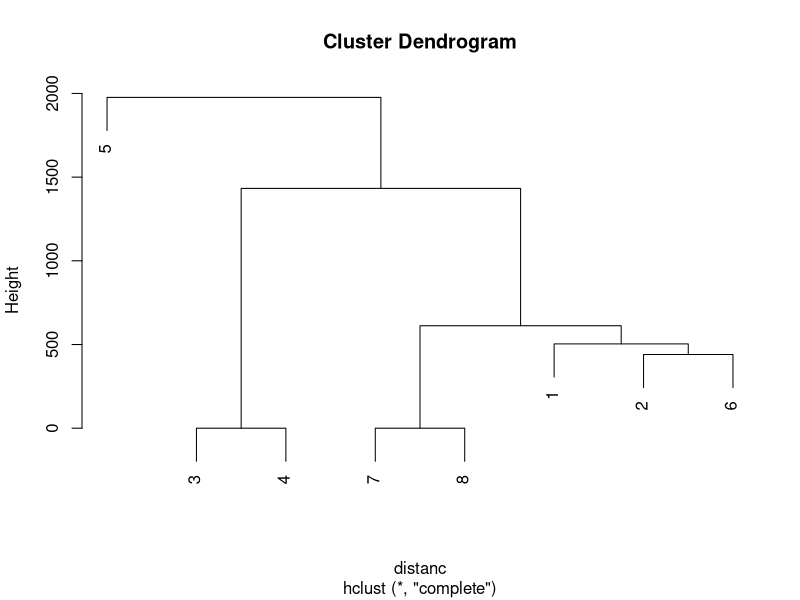

Reproduce this figure in R.
# Simulación ar

gen_ar <- function(observaciones, varianza, ...) {
	thetas <- unlist(list(...))
	n <- length(thetas)
	z<-rep(0, times=n)
	e<-rnorm(observaciones-n,0,varianza)
	for (i in 1:(observaciones-n)) {
		# print(length(z[i:(n+i-1)]))
		z<- c(z,sum(z[i:(n+i-1)]*thetas)+e[i])
		# print(z[n+i])
		# print(e[i])
	}
	return(z)
} 

# Similar am
gen_ma <- function(observaciones, varianza,...){
	phis <- unlist(list(...))
	n <- length(phis)
	e <- c(rep(0,times=n),rnorm(observaciones,0,varianza))
	z<-c()
	for (i in 1:observaciones) {
		z <- c(z,sum(e[i:(n+i-1)]*phis)+e[n+i])
	}
	return(z)
} 

# Proceso raro 
gen_proceso_1 <- function(observaciones, varianza,theta1, theta2, theta12){
	z<-rep(0, times=2)
	e<-rnorm(observaciones-2,0,varianza)
	for (i in 1:(observaciones-2)) {
		z_aux<-theta1*z[i+1]+theta2*z[i]+theta12*z[i]*z[i+1]+e[i]
		z<-c(z,z_aux)
	}
	# print(e)
	return(z)
}


funcion_autocovarianza <- function(serie) {
	n <- length(serie)
	media_serie <- mean(serie)
	# print(media_serie)
	r<-c()
	for (i in 0:(n-1)) {
		serie_izq <- serie[1:(n-i)]-media_serie
		serie_der <- serie[(1+i):n]-media_serie
		# print(length(serie_izq))
		# print(length(serie_der))
		r_aux <- sum(serie_izq*serie_der)/n
		r<- c(r, r_aux)
	}
	return(r)
}

funcion_autocorrelacion <- function(serie) {
	n <- length(serie)
	media_serie <- mean(serie)
	# print(media_serie)
	r<-c()
	for (i in 0:(n-1)) {
		serie_izq <- serie[1:(n-i)]-media_serie
		serie_der <- serie[(1+i):n]-media_serie
		# print(length(serie_izq))
		# print(length(serie_der))
		r_aux <- sum(serie_izq*serie_der)/n
		r<- c(r, r_aux)
	}
	r_aux<-r[1]
	return(r/r_aux)
}

funcion_autocorrelacion_doble <- function(serie) {
	n <- length(serie)
	media_serie <- mean(serie)
	# print(media_serie)
	r<-c()
	for (i in 0:(n-1)) {
		serie_izq <- serie[1:(n-i)]-media_serie
		serie_der <- serie[(1+i):n]-media_serie
		# print(length(serie_izq))
		# print(length(serie_der))
		r_aux <- sum(serie_izq*serie_der)/n
		r<- c(r, r_aux)
	}
	r_aux<-r[1]
	r<- c(r[n:2],r)
	return(r/r_aux)
}





funcion_d<- function(serie) {
	n <- length(serie)
	d <- c()
	for (i in 0:(n-1)) {
	frecuencia <- 2*i*pi/n
	exponentes <- exp((1:n)*complex(real=0,imaginary=-i*frecuencia))
	d<- c(d, sum(serie*exponentes))
	}
	return(d)
}
periodograma<- function(serie) {
	n <- length(serie)
	d <- c()
	for (i in 0:(n-1)) {
	frecuencia <- 2*i*pi/n
	exponentes <- exp((1:n)*complex(real=0,imaginary=-i*frecuencia))
	d<- c(d, sum(serie*exponentes))
	}
	d<-(abs(d)^2)/(2*pi*n)
	d<-
	return(d)
}

periodograma_priestley<- function(serie) {
	n <- length(serie)
	d <- c()
	for (i in 0:(n-1)) {
	frecuencia <- 2*i*pi/n
	exponentes <- exp((1:n)*complex(real=0,imaginary=-i*frecuencia))
	d<- c(d, sum(serie*exponentes))
	}
	d<-d/(2*pi)
	return(d)
}

funcion_densidad_espectral_periodograma_priestley<- function(serie) {
	n <- length(serie)
	# fun_autocor<- funcion_autocorrelacion(serie)
	fun_autocor<- funcion_autocorrelacion_doble(serie)
	factor_aux <-2*pi
	d <- c()
	for (i in 0:(n-1)) {
	frecuencia <- 2*i*pi/n
	exponentes <- exp(complex(real=0,imaginary=i*frecuencia*((1-n):(n-1))))
	d<- c(d, sum(fun_autocor*exponentes))
	}
	# factor <-2*pi*d[1]
	d<-d/factor_aux
	return(d)
}


kl_divergence<-function(serie1, serie2) {
	kl_div <- 0
	n <- length(serie1)
	for (i in 1:n) {
		if(serie2[i]==0 && serie1[i]==0) next
		aux <- serie1[i]*log(serie1[i]/serie2[i]) 
		kl_div<- kl_div+aux
	}
	return(kl_div)
}

j_divergence<-function(serie1, serie2) {
	j_div <- 0
	n <- length(serie1)
	for (i in 1:n) {
		if(serie2[i]==0 || serie1[i]==0) next
		aux <- (serie1[i]-serie2[i])*log(serie1[i]/serie2[i]) 
		j_div<- j_div+aux
	}
	return(j_div)
}

proceso_11<-gen_proceso_1(1002, 1, .9, .9, .05)
# plot(proceso_11[5:1000], type="l")
# print(proceso_11)


ma1<-gen_ma(1000,1,.5,.5,.5,.5)
ma2<-gen_ma(1000,1,.2,.5,.1,.2)
ma3<-gen_ma(1000,1,.5,.1,.5,.1)
ma4<-gen_ma(1000,1,.2,.5,.2)


ar1 <- gen_ar(1000,1,.1, .5, -.1)
ar2 <- gen_ar(1000,1,.5, -.1)
ar3 <- gen_ar(1000,1,.5, .5, -.1,-.2)
ar4 <- gen_ar(1000,1,.5, .5, .5, .5)



fac_ar1<- funcion_autocorrelacion(ar1)
fac_ma1<- funcion_autocorrelacion(ma1)
fac_ar2<- funcion_autocorrelacion(ar2)
fac_ma2<- funcion_autocorrelacion(ma2)
fac_ar3<- funcion_autocorrelacion(ar3)
fac_ma3<- funcion_autocorrelacion(ma3)
fac_ar4<- funcion_autocorrelacion(ar4)
fac_ma4<- funcion_autocorrelacion(ma4)



periodograma_ar1 <- periodograma(fac_ar1)
periodograma_ma1 <- periodograma(fac_ma1)
periodograma_ar2 <- periodograma(fac_ar2)
periodograma_ma2 <- periodograma(fac_ma2)
periodograma_ar3 <- periodograma(fac_ar3)
periodograma_ma3 <- periodograma(fac_ma3)
periodograma_ar4 <- periodograma(fac_ar3)
periodograma_ma4 <- periodograma(fac_ma3)

periodograma_ar1 <- periodograma(ar1)
periodograma_ma1 <- periodograma(ma1)
periodograma_ar2 <- periodograma(ar2)
periodograma_ma2 <- periodograma(ma2)
periodograma_ar3 <- periodograma(ar3)
periodograma_ma3 <- periodograma(ma3)
periodograma_ar4 <- periodograma(ar3)
periodograma_ma4 <- periodograma(ma3)

periodogramas <- list (periodograma_ar1,periodograma_ar2, periodograma_ar3, periodograma_ar4, periodograma_ma1,periodograma_ma2, periodograma_ma3, periodograma_ma4)

# j_divergence(periodograma_ar1, periodograma_ma1)
# j_divergence(periodograma_ar2, periodograma_ma2)
# j_divergence(periodograma_ar3, periodograma_ma3)

# j_divergence(periodograma_ar1, periodograma_ar2)
# j_divergence(periodograma_ar1, periodograma_ar3)
# j_divergence(periodograma_ar2, periodograma_ar3)

# j_divergence(periodograma_ma1, periodograma_ma2)
# j_divergence(periodograma_ma1, periodograma_ma3)
# j_divergence(periodograma_ma2, periodograma_ma3)


str(periodogramas)
distancias<-function(periodogramas) {
	# str(periodogramas)
	n<- length(periodogramas)
	# str(unlist(periodogramas[1]))
	distancias<- matrix(data=0.0, nrow = n, ncol = n)
	for (i in 1:(n-1)) {
		for (j in (i+1):n) {
			# distancias[i,j] <- j_divergence(periodogramas[i], periodogramas[j])
			distancias[i,j]<-j_divergence(unlist(periodogramas[i]), unlist(periodogramas[j]))
		}
	}
	return(t(distancias))
}

distanc <- as.dist(distancias(periodogramas))
print(distanc)

conglomerado <-hclust(distanc)
str(conglomerado)
 # dendrogram(conglomerado)
plot(conglomerado)
# plot(periodograma_fac, type="l")

gen_mulp_ar <- function(n, observaciones, varianza, ...) {
	ars<- matrix(NA, nrow = n, ncol = observaciones)
	for (i in 1:n) {
		ars[i,]<- gen_ar(observaciones, varianza, ...)
	}
	return(ars)
}
# clase_ar<- gen_mulp_ar(20, 1000,1,.1, .5, -.1)

gen_mulp_ma <- function(n, observaciones, varianza, ...) {
	mas<- matrix(NA, nrow = n, ncol = observaciones)
	for (i in 1:n) {
		mas[i,]<- gen_ma(observaciones, varianza, ...)
	}
	return(mas)
}

gen_mulp_proceso1 <- function(n, observaciones, varianza, ...) {
	proceso1s<- matrix(NA, nrow = n, ncol = observaciones)
	for (i in 1:n) {
		proceso1s[i,]<- gen_proceso1(observaciones, varianza, ...)
	}
	return(proceso1s)
}


# str(t(as.data.frame(clase_ar)))
promedio_espectro <- function(clase) {
	return(colMeans(clase))
}

clase_ar<- gen_mulp_ar(100, 1000,1,.1, .5, -.1, .1, .1)
espectro_clase_ar<- t(apply(clase_ar, 1, funcion_densidad_espectral_periodograma_priestley))
# str(clase_ar)
# str(espectro_clase_ar)
# funcion_densidad_espectral_periodograma_priestley(clase_ar[1,])
espectro_prom_ar<-promedio_espectro(espectro_clase_ar)
# plot(espectro_ma)


clase_ma<-gen_mulp_ma(100, 1000,1,.1, .5, -.1, -.2)
espectro_clase_ma<- t(apply(clase_ma, 1, funcion_densidad_espectral_periodograma_priestley))
espectro_prom_ma<-promedio_espectro(espectro_clase_ma)
# abs(espectro_prom_ma)
# kl_divergence(abs(espectro_prom_ma), abs(espectro_clase_ma[2,]))
# kl_divergence(abs(espectro_prom_ar), abs(espectro_clase_ma[2,]))
# kl_divergence(abs(espectro_prom_ma), abs(espectro_clase_ma[3,]))
# kl_divergence(abs(espectro_prom_ar), abs(espectro_clase_ma[3,]))
# kl_divergence(abs(espectro_prom_ma), abs(espectro_clase_ma[4,]))
# kl_divergence(abs(espectro_prom_ar), abs(espectro_clase_ma[5,]))
# kl_divergence(abs(espectro_prom_ma), abs(espectro_clase_ma[6,]))
# kl_divergence(abs(espectro_prom_ar), abs(espectro_clase_ma[6,]))
# kl_divergence(abs(espectro_prom_ma), abs(espectro_clase_ma[7,]))
# kl_divergence(abs(espectro_prom_ar), abs(espectro_clase_ma[7,]))

entrenamiento<- rbind(espectro_clase_ar, espectro_clase_ma)

clasificar<- function(series, espectro_1, espectro_2) {
	n<- nrow(series)
	clase_asignanda<-numeric(n)
	for (i in 1:n) {
		if(kl_divergence(abs(espectro_1),abs(series[i,]))<=kl_divergence(abs(espectro_2),abs(series[i,]))){
			clase_asignanda[i]<-1
		}else{
			clase_asignanda[i]<-2
		}
	}
	return(clase_asignanda)
}
clasi <- data.frame(clasificar(entrenamiento, espectro_prom_ar, espectro_prom_ma), c(rep(1, 100), rep(2, 100)))
# clasi
# clasificar(entrenamiento, espectro_prom_ar, espectro_prom_ma)
confusion<- matrix(0,nrow = 2, ncol = 2)
for (i in 1:200) {
	confusion[clasi[i, 2], clasi[i, 1]]<-confusion[clasi[i, 2], clasi[i, 1]]+1
}
confusion




